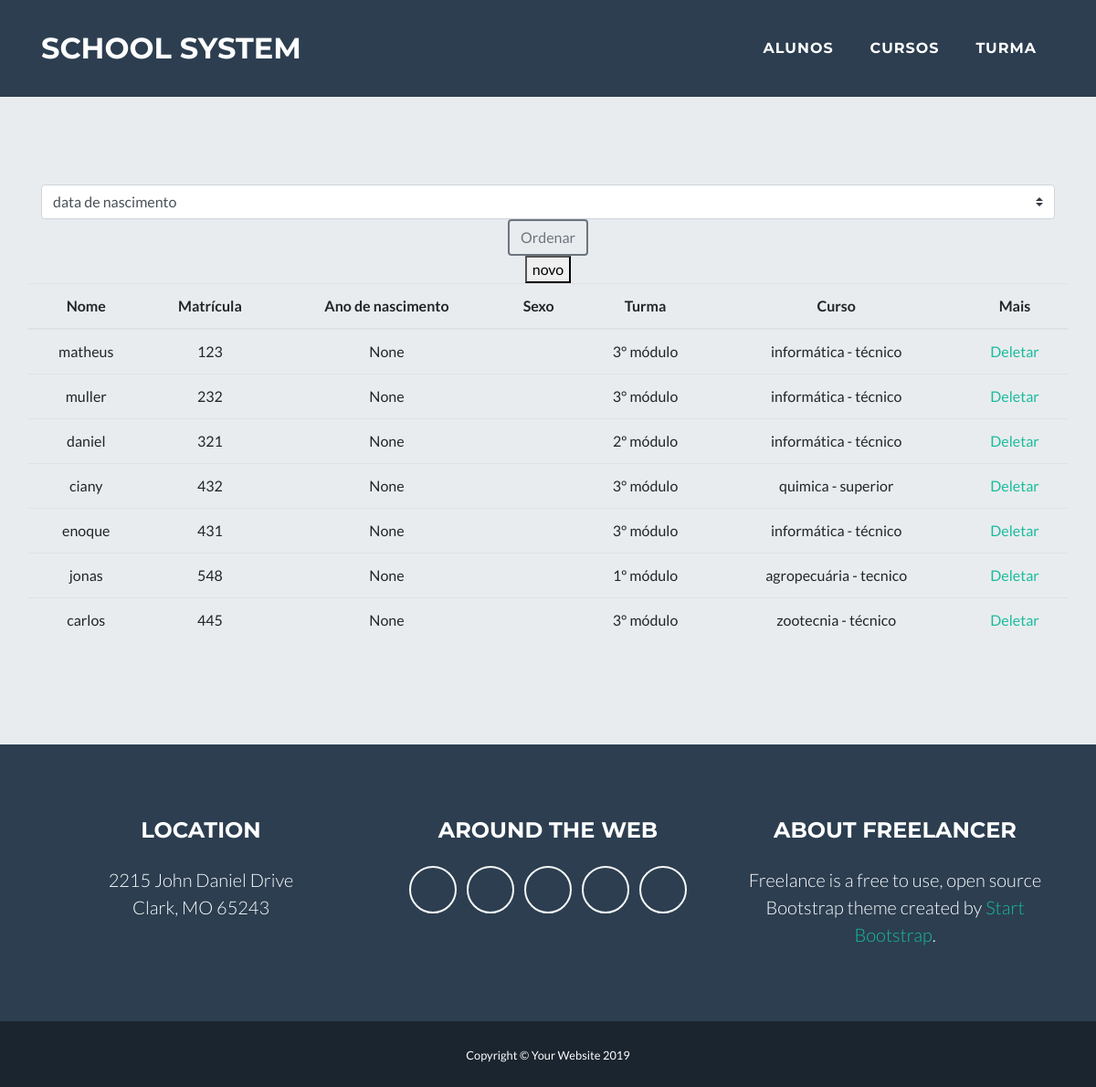
Page /home/alunos/ on the earlier database version.
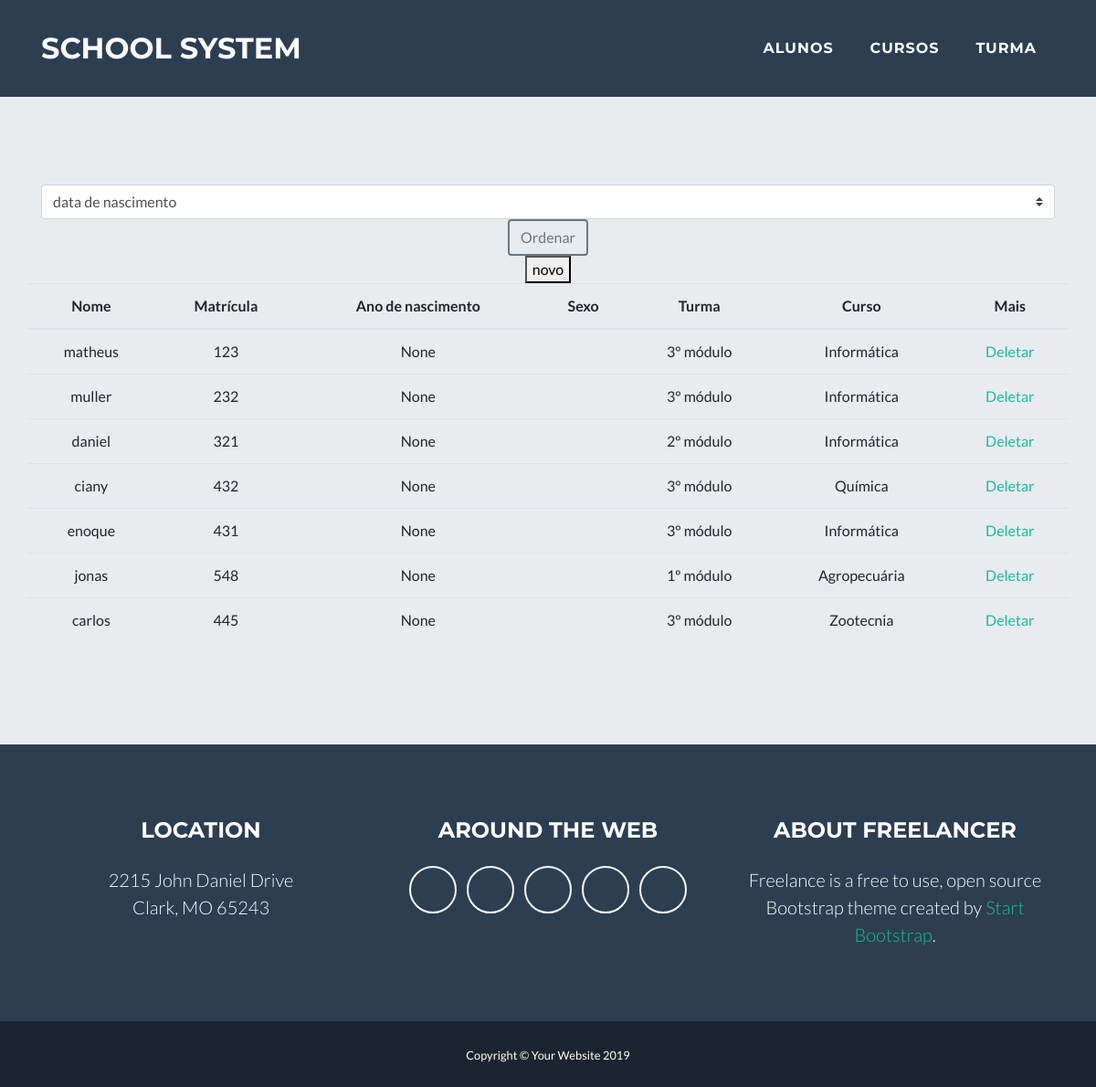
Same page on the later database version.
### escola/models.py (models this page shows, shortened)
class Student(models.Model):
    GENRER_CHOICES = (
        ('M','masculino'), ('F', 'Feminino')
    )
    name = models.CharField(max_length=50)
    registration = models.CharField(max_length=10)
    date_of_birth = models.DateField()
    turma  = models.ForeignKey(Class, on_delete=models.CASCADE)
    course = models.ForeignKey(Course, on_delete=models.CASCADE)
    genrer = models.CharField(max_length=1,choices=GENRER_CHOICES)

class Class(models.Model):
    name = models.CharField(max_length=50)
    def __str__(self):
        return self.name

class Course(models.Model):
    name = models.CharField(max_length=50)
    modality = models.CharField(max_length=50)
    shift = models.CharField(max_length=50)
    def __str__(self):
        return self.name

### escola/views.py (the view)
# urls.py: path('alunos/',views.student,name='student_list'),
def student(request):
    if request.method == "POST":
        select = request.POST.get('select')
        students = Student.objects.all().order_by(select)
        return render(request, 'student/list.html', {'students':students})
    else:
        students = Student.objects.all()
        return render(request, 'student/list.html', {'students':students})

### escola/templates/student/list.html (shortened to what this page needs)
{% extends "base.html" %}
{% block content %}
<div class="container">
    <div class="row">
        <div class="col-12">
            <form method="POST" action="/home/alunos/">
                <div class="input-group">
                    <select class="custom-select" name="select">
                        <option value="date_of_birth">data de nascimento</option>
                    </select>
                </div>
                <button class="btn btn-outline-secondary" type="input">Ordenar</button>
            </form>
        </div>
    </div>
    <a href='form'>
        <button>novo</button>
    </a>
    <div class="row">
        <table class="table">
            <thead>
                <tr>
                    <th>Nome</th>
                    <th>Matrícula</th>
                    <th>Ano de nascimento</th>
                    <th>Sexo</th>
                    <th>Turma</th>
                    <th>Curso</th>
                    <th>Mais</th>
                </tr>
            </thead>
            <tbody>
                {% for student in students %}
                <tr>
                    <td>{{student.name}}</td>
                    <td>{{student.registration}}</td>
                    <td>{{student.date_of_birth}}</td>
                    <td>{{student.genrer}}</td>
                    <td>{{student.turma}}</td>
                    <td>{{student.course}}</td>
                    <td>
                        <a href="/home/alunos/delete/{{student.id}}">Deletar</a>
                    </td>
                </tr>
                {% endfor %}
            </tbody>
        </table>
    </div>
</div>
{% endblock %}

### escola/templates/base.html (shortened to what this page needs)
{% load static %}
<!DOCTYPE html>
<html lang="br">
<head>
    <link href="{% static 'startbootstrap/vendor/bootstrap/css/bootstrap.min.css' %}" rel="stylesheet">
    <link href="{% static 'startbootstrap/vendor/fontawesome-free/css/all.min.css' %}" rel="stylesheet" type="text/css">
    <link href="{% static 'startbootstrap/vendor/magnific-popup/magnific-popup.css' %}" rel="stylesheet" type="text/css">
    <link href="{% static 'startbootstrap/css/freelancer.min.css' %}" rel="stylesheet">
</head>
<body id="page-top">
    <nav class="navbar navbar-expand-lg bg-secondary fixed-top text-uppercase" id="mainNav">
        <div class="container">
            <a class="navbar-brand js-scroll-trigger" href="#page-top">School System</a>
            <div class="collapse navbar-collapse" id="navbarResponsive">
                <ul class="navbar-nav ml-auto">
                    <li class="nav-item mx-0 mx-lg-1">
                        <a class="nav-link py-3 px-0 px-lg-3 rounded js-scroll-trigger" href="/home/alunos">Alunos</a>
                    </li>
                    <li class="nav-item mx-0 mx-lg-1">
                        <a class="nav-link py-3 px-0 px-lg-3 rounded js-scroll-trigger" href="/home/courses">Cursos</a>
                    </li>
                    <li class="nav-item mx-0 mx-lg-1">
                        <a class="nav-link py-3 px-0 px-lg-3 rounded js-scroll-trigger" href="/home/classs">Turma</a>
                    </li>
                </ul>
            </div>
        </div>
    </nav>
    <header class="masthead bg-primary text-white text-center">
        {% block content %}
        {% endblock %}
    </header>
    <footer class="footer text-center">
        <div class="container">
            <div class="row">
                <div class="col-md-4 mb-5 mb-lg-0">
                    <h4 class="text-uppercase mb-4">Location</h4>
                    <p class="lead mb-0">2215 John Daniel Drive
                        <br>Clark, MO 65243</p>
                </div>
                <div class="col-md-4 mb-5 mb-lg-0">
                    <h4 class="text-uppercase mb-4">Around the Web</h4>
                    <ul class="list-inline mb-0">
                        <li class="list-inline-item">
                            <a class="btn btn-outline-light btn-social text-center rounded-circle" href="#">
                                <i class="fab fa-fw fa-facebook-f"></i>
                            </a>
                        </li>
                        <li class="list-inline-item">
                            <a class="btn btn-outline-light btn-social text-center rounded-circle" href="#">
                                <i class="fab fa-fw fa-google-plus-g"></i>
                            </a>
                        </li>
                        <li class="list-inline-item">
                            <a class="btn btn-outline-light btn-social text-center rounded-circle" href="#">
                                <i class="fab fa-fw fa-twitter"></i>
                            </a>
                        </li>
                        <li class="list-inline-item">
                            <a class="btn btn-outline-light btn-social text-center rounded-circle" href="#">
                                <i class="fab fa-fw fa-linkedin-in"></i>
                            </a>
                        </li>
                        <li class="list-inline-item">
                            <a class="btn btn-outline-light btn-social text-center rounded-circle" href="#">
                                <i class="fab fa-fw fa-dribbble"></i>
                            </a>
                        </li>
                    </ul>
                </div>
                <div class="col-md-4">
                    <h4 class="text-uppercase mb-4">About Freelancer</h4>
                    <p class="lead mb-0">Freelance is a free to use, open source Bootstrap theme created by
                        <a href="http://startbootstrap.com">Start Bootstrap</a>.</p>
                </div>
            </div>
        </div>
    </footer>
    <div class="copyright py-4 text-center text-white">
        <div class="container">
            <small>Copyright &copy; Your Website 2019</small>
        </div>
    </div>
</body>
</html>

Differences in the rows shown:
changed through a linked row, Student "matheus": course "informática - técnico" → "Informática"
changed through a linked row, Student "muller": course "informática - técnico" → "Informática"
changed through a linked row, Student "daniel": course "informática - técnico" → "Informática"
changed through a linked row, Student "ciany": course "quimica - superior" → "Química"
changed through a linked row, Student "enoque": course "informática - técnico" → "Informática"
changed through a linked row, Student "jonas": course "agropecuária - tecnico" → "Agropecuária"
changed through a linked row, Student "carlos": course "zootecnia - técnico" → "Zootecnia"
